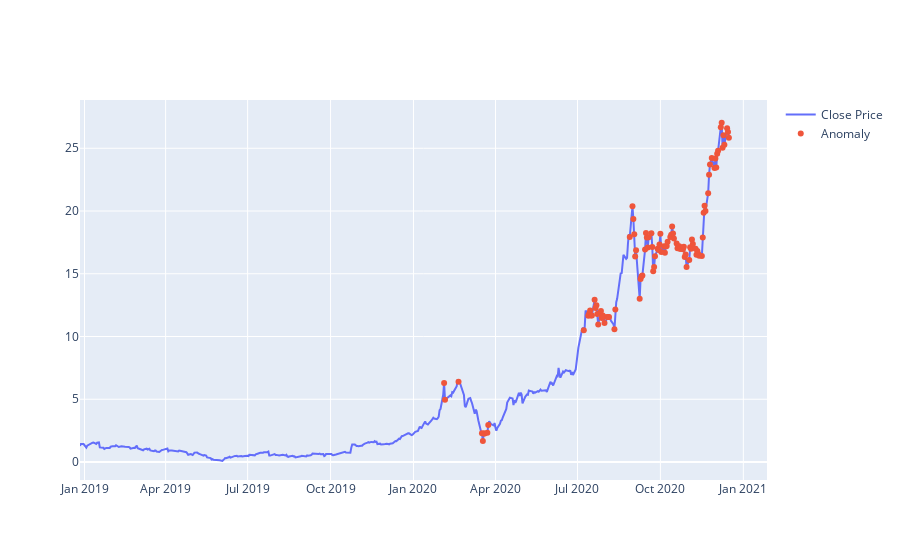

Notebook code for this chart:
### Code cell
fig = go.Figure()
fig.add_trace(go.Scatter(x=test[time_steps:].Date, y=scaler.inverse_transform(test[time_steps:].Close),
                    mode='lines',
                    name='Close Price'))
fig.add_trace(go.Scatter(x=anomalies.Date, y=scaler.inverse_transform(anomalies.Close),
                    mode='markers',
                    name='Anomaly'))
fig.update_layout(showlegend=True)
fig.show()
